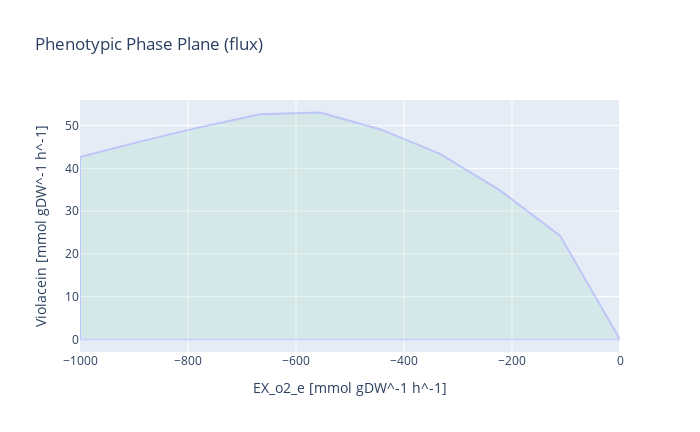

Write notebook code for a chart like this one.
### Markdown cell above
There is no stoichiometric couple between growth and production for Violacein under aerobic conditions. The maximum Violacein production show an inverse proportional rate to growth.

### Code cell
with model_LB_vio_fad:
    model_LB_vio_fad.reactions.EX_o2_e.lower_bound = -1000
    result = phenotypic_phase_plane(model_LB_vio_fad, 
                                variables=[model_LB_vio_fad.reactions.EX_o2_e],
                                objective=model_LB_vio_fad.reactions.Violacein,
                                points=10)
    result.plot(plotter)
    print("The optimal O2 uptake for Violacein flux is:",result.data_frame.EX_o2_e[result.data_frame.objective_upper_bound.idxmax()])

### Figure 1 — Plotly figure (JSON) as saved in the notebook; plotly's stock layout.template omitted (floating-point values rounded to 4 significant figures)
{"data": [{"fill": "toself", "fillcolor": "#B3E2CD", "hoverinfo": "none", "marker": {"line": {"color": "#B3E2CD"}, "opacity": 0.3}, "mode": "lines", "name": "WT", "opacity": 0.3, "type": "scatter", "x": [-1000, -888.9, -777.8, -666.7, -555.6, -444.4, -333.3, -222.2, -111.1, 0, 0, -111.1, -222.2, -333.3, -444.4, -555.6, -666.7, -777.8, -888.9, -1000, -1000, -1000], "y": [0, 0, 0, 0, 0, 0, 0, 0, 0, 0, -1.095e-47, 24.28, 34.84, 43.38, 49.16, 53.04, 52.63, 49.64, 46.25, 42.68, 0, 42.68]}], "layout": {"height": 432, "title": {"text": "Phenotypic Phase Plane (flux)"}, "width": 700, "xaxis": {"autorange": true, "range": [-1000, 0], "title": {"text": "EX_o2_e [mmol gDW^-1 h^-1]"}, "type": "linear"}, "yaxis": {"autorange": true, "range": [-2.947, 55.99], "title": {"text": "Violacein [mmol gDW^-1 h^-1]"}, "type": "linear"}}}
